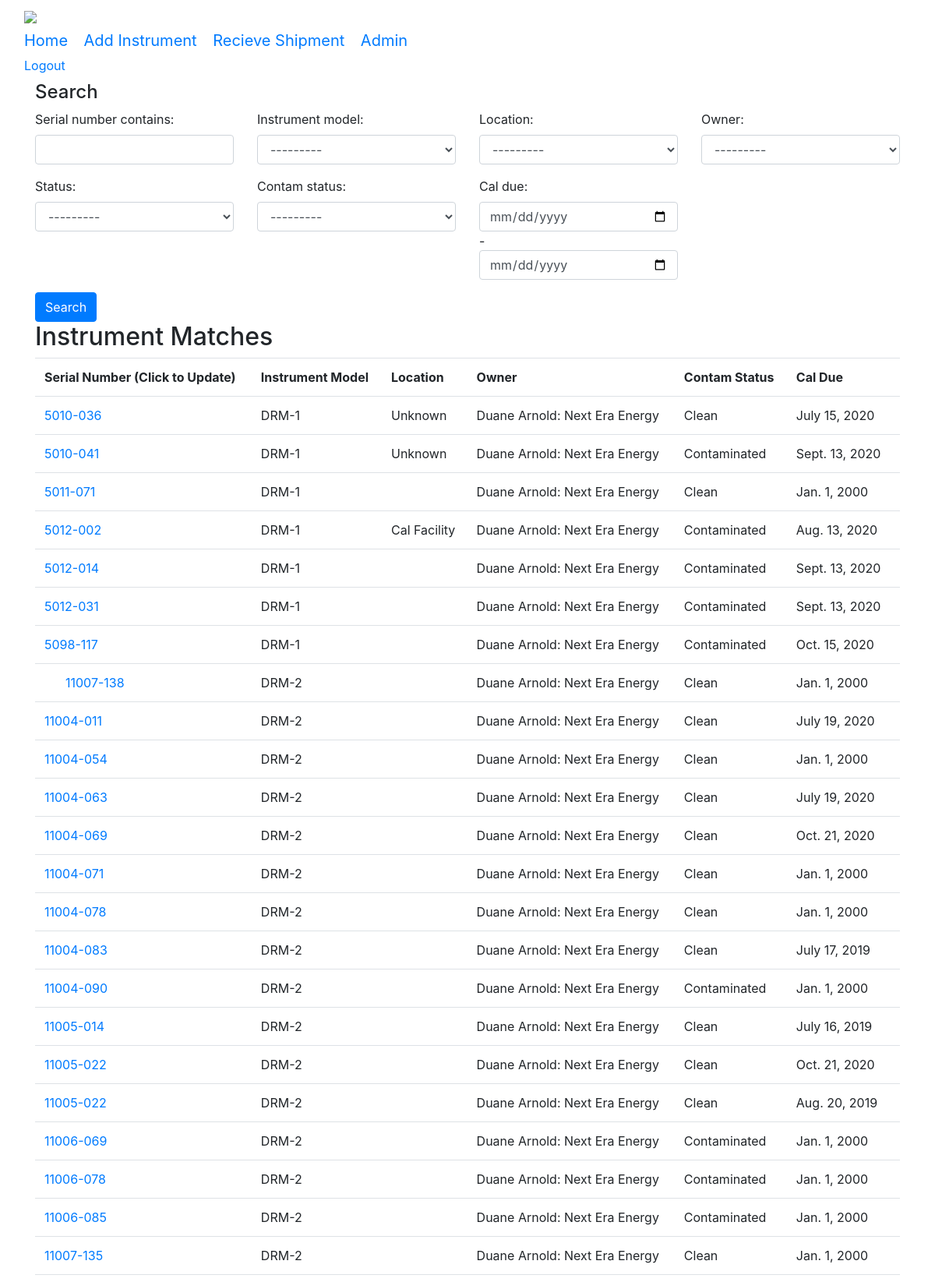
The app's page / (signed in, upper part) with its own data.
### instruments/models.py (models this page shows, shortened)
class Location(models.Model):
    location_id= models.AutoField(primary_key = True, editable = False)
    instrument_location = models.CharField(max_length = 64,blank=True, null=True)
    def __str__(self):
        return self.instrument_location
    class Meta:
        managed = True
        db_table = 'instrument_location'

class Status(models.Model):
    status_id= models.AutoField(primary_key = True, editable = False)
    instrument_status = models.CharField(max_length = 64,blank=True, null=True)
    def __str__(self):
        return self.instrument_status
    class Meta:
        managed = True
        db_table = 'instrument_status'

class ContamStatus(models.Model):
    contam_id =models.AutoField(primary_key = True, editable = False)
    contam_status = models.CharField(max_length = 64,blank=True, null=True)
    def __str__(self):
        return self.contam_status
    class Meta:
        managed = True
        db_table = 'contam_status'

class Instrument(models.Model):
    instrument_id = models.AutoField(primary_key=True, editable=False)
    serial_number = models.CharField(max_length=24)
    instrument_model = models.ForeignKey('InstrumentModels', models.DO_NOTHING, db_column= "instrument_model",blank=True, null=True)
    owner = models.ForeignKey('Customer', models.DO_NOTHING, db_column= "owner", blank=True, null=True)
    cal_due = models.DateField(auto_now=False, db_column = 'cal_due')
    notes = models.CharField(db_column = 'notes', max_length=512, blank= True, null = True)
    location = models.ForeignKey('Location', models.DO_NOTHING, db_column='location', blank= True, null = True)
    status = models.ForeignKey('Status', models.DO_NOTHING, db_column='status', blank= True, null = True)
    contam_status = models.ForeignKey('ContamStatus', models.DO_NOTHING, db_column= "contam_status",blank=True, null=True)
    slug = AutoSlugField(null=True, default=None, unique= True, populate_from= 'serial_number',max_length = 200)
    class Meta:
        managed = True
        db_table = 'instruments'

class InstrumentModels(models.Model):
    manufacturer = models.CharField(max_length=48)
    model = models.CharField(max_length=48)
    instrument_type= models.ForeignKey('InstrumentType',models.DO_NOTHING, db_column='instrument_type', blank=True, null=True)
    def __str__(self):
        return self.model
    class Meta:
        managed = True
        db_table = 'instrument_models'

class Customer(models.Model):
    customer_id = models.AutoField(primary_key=True, editable=False)
    company_name = models.CharField(max_length=64, blank=True, null=True)
    site_name = models.CharField(max_length=64, blank=True, null=True)
    def __str__(self):
        return "{}: {}".format(self.site_name, self.company_name)
    class Meta:
        managed = True
        db_table = 'customer'

### instruments/views.py (the view)
# urls.py: re_path(r'^$', vi.search),#Search.as_view()),
def search(request):
    instrument_list = Instrument.objects.all()
    instrument_filter = InstrumentFilter(request.GET, queryset= instrument_list)
    if not request.user.is_authenticated:
        return redirect('/login')
    return render(request,'instruments/search.html', {'filter': instrument_filter})

### fcf2/templates/instruments/search.html (shortened to what this page needs)
{% extends "../base.html" %}
{% block body_block %}
{%load widget_tweaks%}
  <form method="get">
    <div class="well">
      <h4 style="margin-top: 0">Search</h4>
      <div class="row">
        <div class="form-group col-sm-4 col-md-3">
          {{ filter.form.serial_number.label_tag }}
          {% render_field filter.form.serial_number class="form-control" %}
        </div>
        <div class="form-group col-sm-4 col-md-3">
          {{ filter.form.instrument_model.label_tag }}
          {% render_field filter.form.instrument_model class="form-control" %}
        </div>
        <div class="form-group col-sm-4 col-md-3">
            {{ filter.form.location.label_tag }}
            {% render_field filter.form.location class="form-control" %}
          </div>
        <div class="form-group col-sm-4 col-md-3">
          {{ filter.form.owner.label_tag }}
          {% render_field filter.form.owner class="form-control" %}
        </div>
      </div>
      <div class="row">
        <div class="form-group col-sm-4 col-md-3">
          {{ filter.form.status.label_tag }}
          {% render_field filter.form.status class="form-control" %}
        </div>
        <div class="form-group col-sm-4 col-md-3">
          {{ filter.form.contam_status.label_tag }}
          {% render_field filter.form.contam_status class="form-control" %}
        </div>
        <div class="form-group col-sm-8 col-md-3"default='Year(4 digit)-Month-Day'>
          {{ filter.form.cal_due.label_tag }}
          {%render_field filter.form.cal_due class="form-control"%}
        </div>
      </div>
      <button type="submit" class="btn btn-primary">
         Search
      </button>
    </div>
  </form>
  <h2>
  Instrument Matches
  </h2>
  <table class="table">
  <tr>
  <th>Serial Number (Click to Update)</th>
  <th>Instrument Model</th>
  <th>Location</th>
  <th>Owner</th>
  <th>Contam Status</th>
  <th>Cal Due</th>
  </tr>
  {% for file in filter.qs %}
    <tr>
    <td><a href="{%url 'update_detail' file.slug %}">  {{file.serial_number}}  </a></td>
    <td>{{ file.instrument_model}}</td>
    <td>{{ file.location}}</td>
    <td>{{ file.owner }}</td>
    <td>{{ file.contam_status }}</td>
    <td>{{file.cal_due}}</td>
    </tr>
  {% endfor %}
  </table>
{% endblock %}

### fcf2/templates/base.html (shortened to what this page needs)
<!doctype html>
<html lang="en">
  <head>
    <link rel="stylesheet" href="https://stackpath.bootstrapcdn.com/bootstrap/4.1.3/css/bootstrap.min.css">
  </head>
  <body>
  <nav class="navbar navbar-default navbar-static-top">
        <div class="container-fluid">
          <div class="navbar-header">
            <img src= https://encrypted-tbn0.gstatic.com/images?q=tbn:ANd9GcRdzedzrdE_32RzeLzG8fXoc8WmfIRKPiL2Aw&usqp=CAU height='80'>
              <div class="navbar-header">
            <a class="navbar-brand" color= 'red'href="/search">Home</a>
            <a class="navbar-brand" color= 'red'href="/add">Add Instrument</a>
            <a class="navbar-brand" color= 'red'href="/recieve">Recieve Shipment</a>
            <a class="navbar-brand" href="{% url 'admin:index' %}">Admin</a>
          </div>
          <div class='navbar-collapse' id='navbar_collapse_1'>
              <ul class='navbar-nav'>
                  <li><a class="navbar-signin" href="/logout">Logout</a></li>
                </ul>
          </div>
          </div>
        </div>
      </nav>
    <div class = "container">
        {% if user.is_authenticated %}
        {% block body_block%}
        {% endblock %}
        {% endif %}
    </div>
  </body>
</html>

### records on screen
Location: location "---------"
Status: status "---------"
ContamStatus: contam_status "---------"
Instrument: serial_number "5010-036", instrument_model "DRM-1", location "Unknown", owner "Duane Arnold: Next Era Energy", contam_status "Clean", cal_due "July 15, 2020"
Instrument: serial_number "5010-041", instrument_model "DRM-1", location "Unknown", owner "Duane Arnold: Next Era Energy", contam_status "Contaminated", cal_due "Sept. 13, 2020"
Instrument: serial_number "5011-071", instrument_model "DRM-1", owner "Duane Arnold: Next Era Energy", contam_status "Clean", cal_due "Jan. 1, 2000"
Instrument: serial_number "5012-002", instrument_model "DRM-1", location "Cal Facility", owner "Duane Arnold: Next Era Energy", contam_status "Contaminated", cal_due "Aug. 13, 2020"
Instrument: serial_number "5012-014", instrument_model "DRM-1", owner "Duane Arnold: Next Era Energy", contam_status "Contaminated", cal_due "Sept. 13, 2020"
Instrument: serial_number "5012-031", instrument_model "DRM-1", owner "Duane Arnold: Next Era Energy", contam_status "Contaminated", cal_due "Sept. 13, 2020"
Instrument: serial_number "5098-117", instrument_model "DRM-1", owner "Duane Arnold: Next Era Energy", contam_status "Contaminated", cal_due "Oct. 15, 2020"
Instrument: serial_number "11007-138", instrument_model "DRM-2", owner "Duane Arnold: Next Era Energy", contam_status "Clean", cal_due "Jan. 1, 2000"
Instrument: serial_number "11004-011", instrument_model "DRM-2", owner "Duane Arnold: Next Era Energy", contam_status "Clean", cal_due "July 19, 2020"
Instrument: serial_number "11004-054", instrument_model "DRM-2", owner "Duane Arnold: Next Era Energy", contam_status "Clean", cal_due "Jan. 1, 2000"
Instrument: serial_number "11004-063", instrument_model "DRM-2", owner "Duane Arnold: Next Era Energy", contam_status "Clean", cal_due "July 19, 2020"
Instrument: serial_number "11004-069", instrument_model "DRM-2", owner "Duane Arnold: Next Era Energy", contam_status "Clean", cal_due "Oct. 21, 2020"
Instrument: serial_number "11004-071", instrument_model "DRM-2", owner "Duane Arnold: Next Era Energy", contam_status "Clean", cal_due "Jan. 1, 2000"
Instrument: serial_number "11004-078", instrument_model "DRM-2", owner "Duane Arnold: Next Era Energy", contam_status "Clean", cal_due "Jan. 1, 2000"
Instrument: serial_number "11004-083", instrument_model "DRM-2", owner "Duane Arnold: Next Era Energy", contam_status "Clean", cal_due "July 17, 2019"
Instrument: serial_number "11004-090", instrument_model "DRM-2", owner "Duane Arnold: Next Era Energy", contam_status "Contaminated", cal_due "Jan. 1, 2000"
Instrument: serial_number "11005-014", instrument_model "DRM-2", owner "Duane Arnold: Next Era Energy", contam_status "Clean", cal_due "July 16, 2019"
Instrument: serial_number "11005-022", instrument_model "DRM-2", owner "Duane Arnold: Next Era Energy", contam_status "Clean", cal_due "Oct. 21, 2020"
Instrument: serial_number "11005-022", instrument_model "DRM-2", owner "Duane Arnold: Next Era Energy", contam_status "Clean", cal_due "Aug. 20, 2019"
Instrument: serial_number "11006-069", instrument_model "DRM-2", owner "Duane Arnold: Next Era Energy", contam_status "Contaminated", cal_due "Jan. 1, 2000"
Instrument: serial_number "11006-078", instrument_model "DRM-2", owner "Duane Arnold: Next Era Energy", contam_status "Contaminated", cal_due "Jan. 1, 2000"
Instrument: serial_number "11006-085", instrument_model "DRM-2", owner "Duane Arnold: Next Era Energy", contam_status "Contaminated", cal_due "Jan. 1, 2000"
Instrument: serial_number "11007-135", instrument_model "DRM-2", owner "Duane Arnold: Next Era Energy", contam_status "Clean", cal_due "Jan. 1, 2000"

### other values on screen
{{ filter.form.serial_number.label_tag }} "Serial number contains:"
{{ filter.form.instrument_model.label_tag }} "Instrument model:"
{{ filter.form.location.label_tag }} "Location:"
{{ filter.form.owner.label_tag }} "Owner:"
{{ filter.form.status.label_tag }} "Status:"
{{ filter.form.contam_status.label_tag }} "Contam status:"
{{ filter.form.cal_due.label_tag }} "Cal due:"
